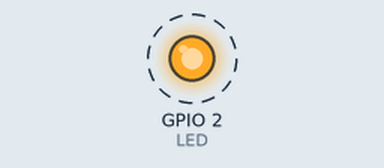
This sketch was run on a simulated ESP32. Parts: output pins drawn as LEDs (lit = HIGH). Dashed ring = blinking. What the sketch prints to the serial monitor is not drawn.

Above: at 0.2 s.
Timing chart, 0 to 3.0 s (numbered marks = the images above):
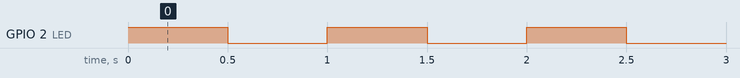

Measured:
- by itself, GPIO 2 (LED): alternates HIGH for 0.50 s and LOW for 0.50 s

The sketch:

01_blink.ino
```cpp
// Test 1: is the board alive and is the upload working?
// The blue LED on the board blinks once a second and the Serial Monitor (115200) counts.
const int LED = 2;
void setup() { Serial.begin(115200); pinMode(LED, OUTPUT); }
void loop() {
  static int n = 0;
  digitalWrite(LED, HIGH); delay(500);
  digitalWrite(LED, LOW);  delay(500);
  Serial.printf("alive %d\n", ++n);
}
```
